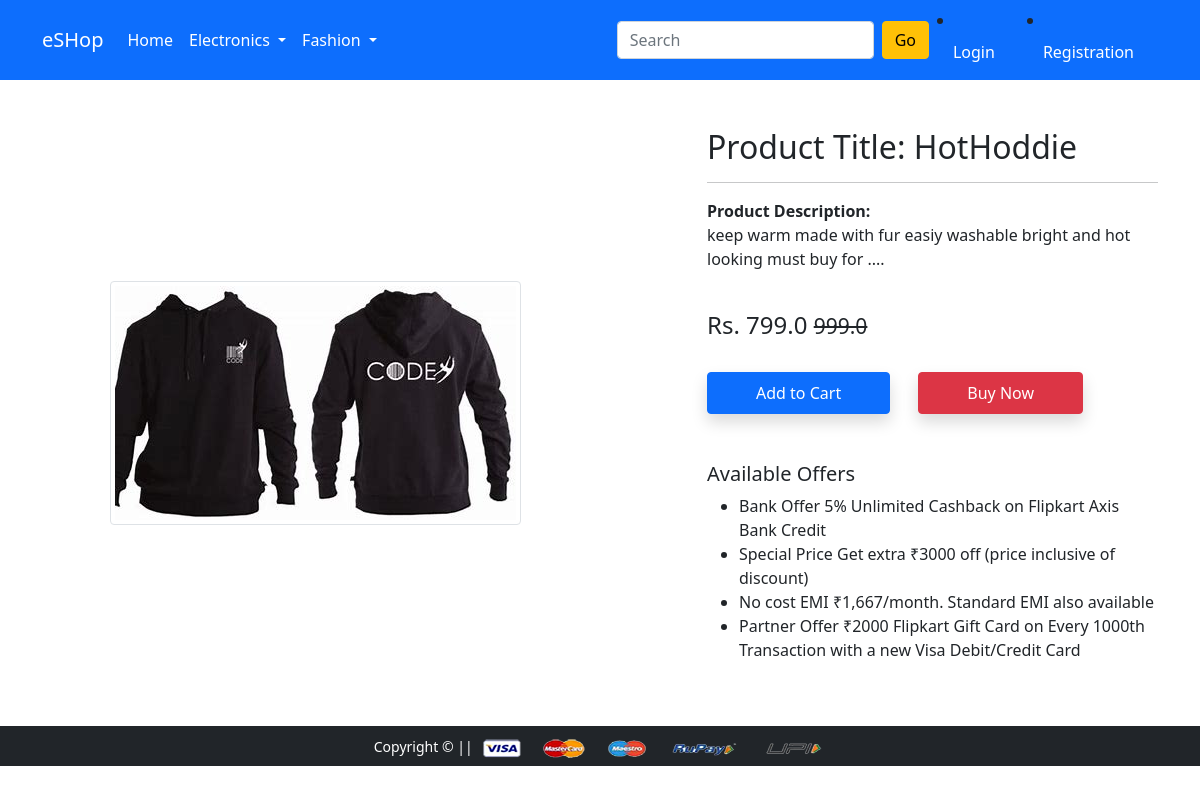
Screenshot of /product-detail/1/ with the database file from the repository.
### app/models.py (models this page shows, shortened)
class Product(models.Model):
    name = models.CharField(max_length=70)
    price = models.FloatField()
    discount_price = models.FloatField()
    description = models.TextField();
    product_image = models.ImageField(upload_to='images')
    category = models.CharField(max_length=10, choices=CATEGORY)

### app/views.py (the view)
# urls.py: path('product-detail/<int:id>/', views.ProductDetail.as_view(), name='product-detail'),
class ProductDetail(View):
    def get(self, request, id):
        product = Product.objects.get(pk=id);
        return render(request, 'app/productdetail.html',{'product':product})

### app/templates/app/productdetail.html (shortened to what this page needs)
{% extends 'app/base.html' %}
{% load static %}
{% block main-content %}
<div class="container my-5">
 <div class="row">
  <div class="col-sm-6 text-center align-self-center">
   <img src="{{product.product_image.url}}" alt="" class="img-fluid img-thumbnail">
  </div>
  <div class="col-sm-5 offset-sm-1">
   <h2>Product Title: {{product.name}}</h2>
   <hr>
   <p><b>Product Description: </b><br>{{product.description}}</p> <br>
   <h4>Rs. {{product.discount_price}} <small class="fw-light text-decoration-line-through">{{product.price}}</small></h4> <br>
 <form action="/add-to-cart" class="d-inline">
    <button type="submit" class="btn btn-primary shadow px-5 py-2">Add to Cart</button>
 </form>
   <a href="{% url 'buy-now' %}" class="btn btn-danger shadow px-5 py-2 ms-4">Buy Now</a>
   <h5 class="mt-5">Available Offers</h5>
   <ul>
    <li>Bank Offer 5% Unlimited Cashback on Flipkart Axis Bank Credit</li>
    <li>Special Price Get extra ₹3000 off (price inclusive of discount)</li>
    <li>No cost EMI ₹1,667/month. Standard EMI also available</li>
    <li>Partner Offer ₹2000 Flipkart Gift Card on Every 1000th Transaction with a new Visa Debit/Credit Card</li>
   </ul>
  </div>
 </div>
</div>
{% endblock main-content %}

### rows the page displays
Product: product_image (picture), name "HotHoddie", description "keep warm made with fur easiy washable bright and hot looking must buy for ....", discount_price "799.0", price "999.0"
